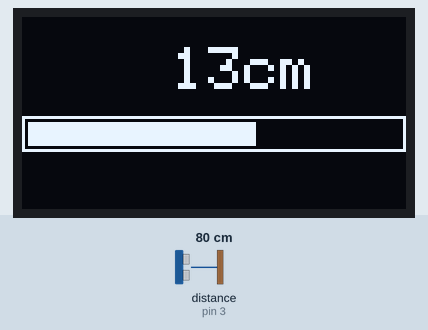
Bench run of a sketch on a simulated Arduino Uno, built with avr-gcc and run on an emulated ATmega328P. On the bench: 128×64 one-colour display. Wiring (inferred from the names in the program): ultrasonic range finder: trigger pin 2; echo pin 3. Inputs (shaded band) come from the test bench; at power-on: distance to the obstacle (sensor on pin 3) 80 cm. The echo pulse lasts 58.3 µs per cm.

Above: at 1.2 s.
1.3 s: distance to the obstacle (sensor on pin 3) set to 2 cm
At 2.0 s:
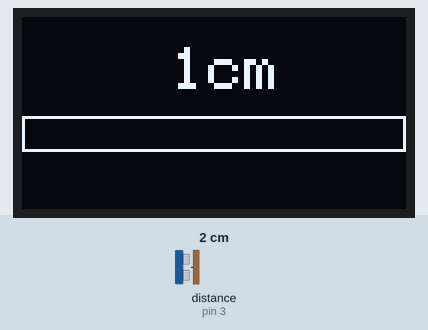
2.8 s: distance to the obstacle (sensor on pin 3) set to 4 cm
At 3.7 s:
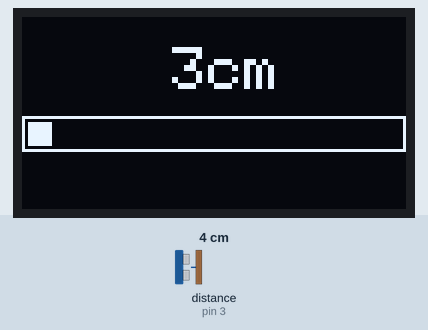
4.3 s: distance to the obstacle (sensor on pin 3) set to 9 cm
At 5.4 s:
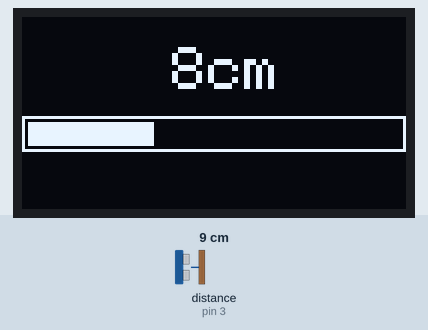
Timing chart, 0 to 7.3 s (numbered marks = the images above; inputs shaded):
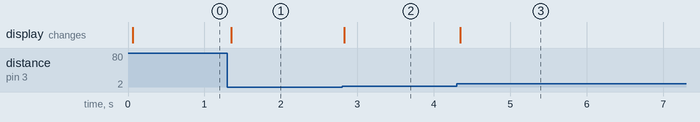

Measured:
- after the input at 1.3 s, the display: changes after 0.05 s (image 1)
- after the input at 2.8 s, the display: changes at once (image 2)
- after the input at 4.3 s, the display: changes after 0.05 s (image 3)

The sketch:

08-oled_sr04.ino
```cpp
#include <Wire.h>
#include <Adafruit_GFX.h>
#include <Adafruit_SSD1306.h>

#define OLED_RESET     4
Adafruit_SSD1306 display(128, 64, &Wire, OLED_RESET);


#define TrigPin 2
#define EchoPin 3

int Value_cm;

void setup() {
  display.begin(SSD1306_SWITCHCAPVCC, 0x3C);
  display.setTextColor(WHITE);//开像素点发光
  display.clearDisplay();//清屏

  display.setTextSize(2); //设置字体大小
  pinMode(TrigPin, OUTPUT);
  pinMode(EchoPin, INPUT);
}

void loop() {

  digitalWrite(TrigPin, LOW); //低高低电平发一个短时间脉冲去TrigPin
  delayMicroseconds(2);
  digitalWrite(TrigPin, HIGH);
  delayMicroseconds(10);
  digitalWrite(TrigPin, LOW);
  Value_cm = int( pulseIn(EchoPin, HIGH) * 17 ) / 1000;

  display.clearDisplay();//清屏
  display.setCursor(50,10);
  display.print(Value_cm);
  display.println("cm");
  display.drawRect(0, 33, 128, 12, WHITE);
  display.fillRect(2, 35, map(Value_cm, 2, 20, 2, 124), 8, WHITE);
  display.display();//开显示
}
```
